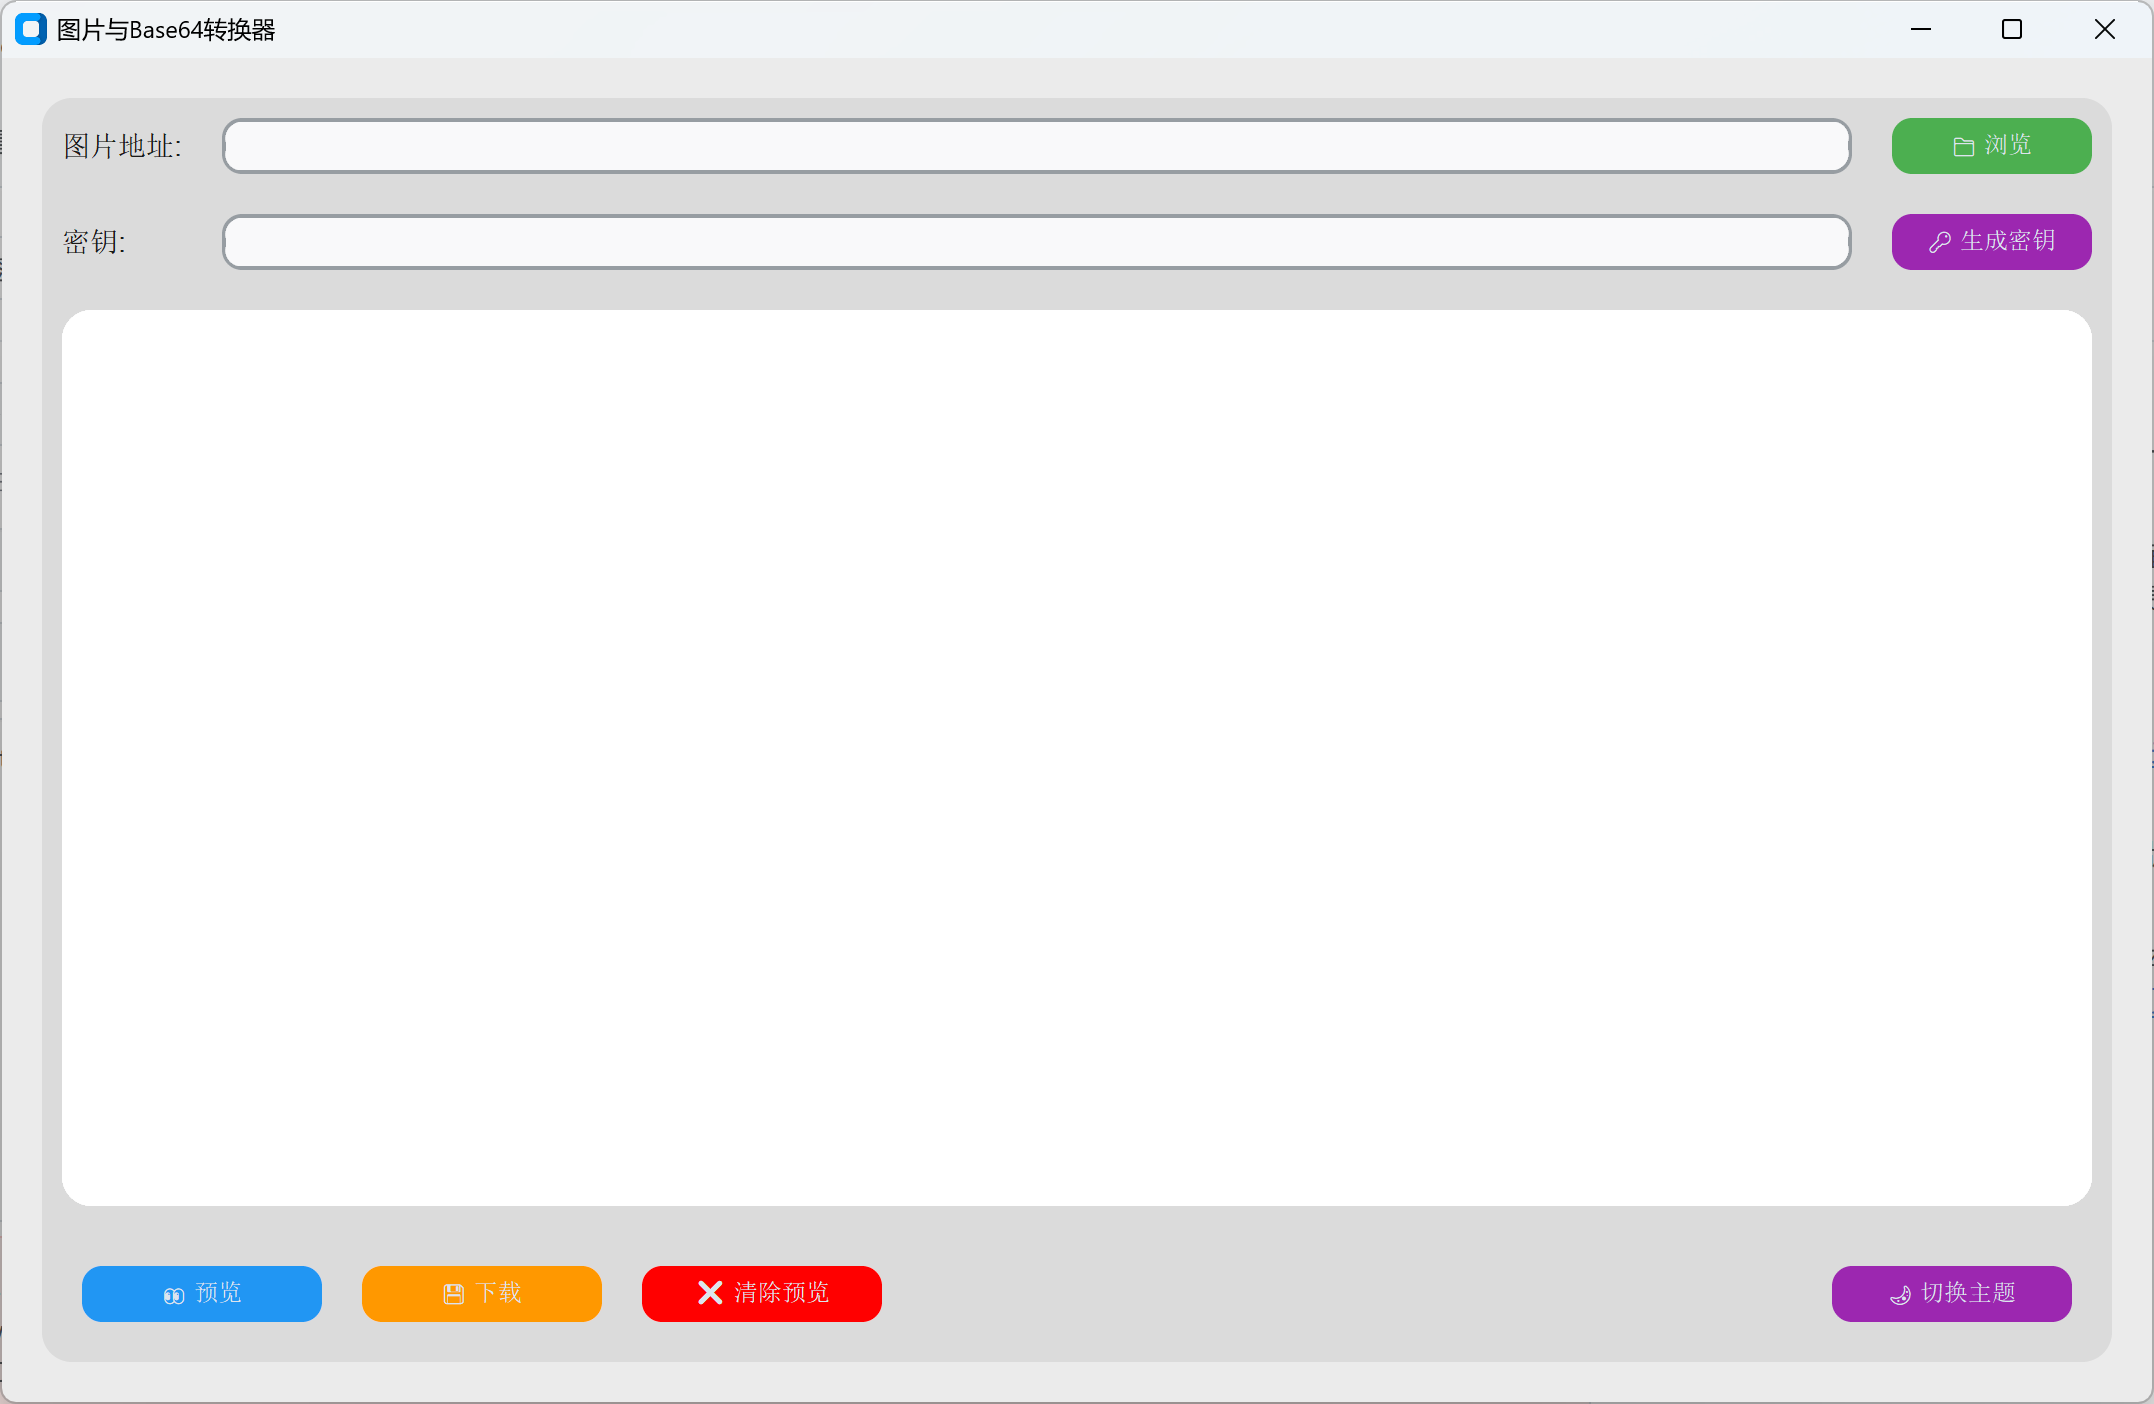

Write the Python code that produced this figure.
import base64
import io
import os
from PIL import Image, ImageTk
import customtkinter as ctk
from tkinter import filedialog, messagebox
from Crypto.Cipher import AES
from Crypto.Util.Padding import pad, unpad
from Crypto.Random import get_random_bytes

class ImageBase64Converter:
    def __init__(self, root):
        self.root = root
        self.root.title("图片与Base64转换器")
        self.file_path = ''

        # 设置主题和颜色模式
        ctk.set_appearance_mode("System")  # 可选：System, Dark, Light
        ctk.set_default_color_theme("blue")  # 可选：blue, green, dark-blue

        # 获取显示器分辨率
        screen_width = self.root.winfo_screenwidth()
        screen_height = self.root.winfo_screenheight()

        # 设置窗口初始大小为显示器分辨率的 70%
        self.window_width = int(screen_width * 0.7)
        self.window_height = int(screen_height * 0.7)
        self.root.geometry(f"{self.window_width}x{self.window_height}")

        # 存储原始图片和调整后的图片
        self.original_image = None
        self.resized_image = None

        # 设置图片的最小和最大显示尺寸
        self.min_image_size = 100  # 最小显示尺寸（宽度或高度）
        self.max_image_size = 800  # 最大显示尺寸（宽度或高度）

        # 创建 UI 组件
        self.create_widgets()

        # 绑定窗口大小变化事件
        self.root.bind("<Configure>", self.resize_ui)

    def create_widgets(self):
        """创建并初始化 UI 组件"""
        # 主容器
        self.main_frame = ctk.CTkFrame(self.root, corner_radius=15)
        self.main_frame.pack(fill="both", expand=True, padx=20, pady=20)

        # 图片地址输入栏
        self.image_path_label = ctk.CTkLabel(self.main_frame, text="图片地址:", font=("Arial", 14))
        self.image_path_label.grid(row=0, column=0, padx=10, pady=10, sticky="w")

        self.image_path_entry = ctk.CTkEntry(self.main_frame, font=("Arial", 12), width=400, corner_radius=10)
        self.image_path_entry.grid(row=0, column=1, padx=10, pady=10, sticky="ew")

        self.browse_button = ctk.CTkButton(
            self.main_frame, text="📁 浏览", command=self.browse_image, font=("Arial", 12), width=100, corner_radius=10,
            fg_color="#4CAF50", hover_color="#45a049"
        )
        self.browse_button.grid(row=0, column=2, padx=10, pady=10)

        # 密钥输入栏
        self.key_label = ctk.CTkLabel(self.main_frame, text="密钥:", font=("Arial", 14))
        self.key_label.grid(row=1, column=0, padx=10, pady=10, sticky="w")

        self.key_entry = ctk.CTkEntry(self.main_frame, font=("Arial", 12), width=400, corner_radius=10, show="")
        self.key_entry.grid(row=1, column=1, padx=10, pady=10, sticky="ew")

        self.generate_key_button = ctk.CTkButton(
            self.main_frame, text="🔑 生成密钥", command=self.generate_key, font=("Arial", 12), width=100, corner_radius=10,
            fg_color="#9C27B0", hover_color="#8e24aa"
        )
        self.generate_key_button.grid(row=1, column=2, padx=10, pady=10)

        # 显示图片的区域
        self.image_label = ctk.CTkLabel(
            self.main_frame, text="", width=self.window_width - 40, height=self.window_height - 200, corner_radius=15
        )
        self.image_label.grid(row=2, column=0, columnspan=3, padx=10, pady=10, sticky="nsew")

        # 动态设置图片显示区域的背景颜色
        # self.update_image_label_theme()

        # 按钮区域
        self.button_frame = ctk.CTkFrame(self.main_frame, corner_radius=15, fg_color="transparent")
        self.button_frame.grid(row=3, column=0, columnspan=3, padx=10, pady=10, sticky="ew")

        self.preview_button = ctk.CTkButton(
            self.button_frame, text="👀 预览Base64图片", command=self.preview_image, font=("Arial", 12), width=120, corner_radius=10,
            fg_color="#2196F3", hover_color="#1e88e5"
        )
        self.preview_button.pack(side="left", padx=10, pady=10)

        self.download_button = ctk.CTkButton(
            self.button_frame, text="💾 保存为图片", command=self.download_image, font=("Arial", 12), width=120, corner_radius=10,
            fg_color="#FF9800", hover_color="#fb8c00"
        )
        self.download_button.pack(side="left", padx=10, pady=10)

        # 清除预览按钮
        self.clear_button = ctk.CTkButton(
            self.button_frame, text="❌ 清除预览", command=self.clear_preview, font=("Arial", 12), width=120, corner_radius=10,
            fg_color="#FF0000", hover_color="#cc0000"
        )
        self.clear_button.pack(side="left", padx=10, pady=10)

        # 开始加密
        self.encrypt_button = ctk.CTkButton(
            self.button_frame, text="🔒 加密", command=self.encrypt_image, font=("Arial", 12), width=120, corner_radius=10,
            fg_color="#4CAF50", hover_color="#45a049"
        )
        self.encrypt_button.pack(side="left", padx=10, pady=10)

        # 主题切换按钮
        self.theme_button = ctk.CTkButton(
            self.button_frame, text="🌙 切换主题", command=self.toggle_theme, font=("Arial", 12), width=120, corner_radius=10,
            fg_color="#9C27B0", hover_color="#8e24aa"
        )
        self.theme_button.pack(side="right", padx=10, pady=10)

        # 配置网格布局的权重
        self.main_frame.grid_columnconfigure(1, weight=1)
        self.main_frame.grid_rowconfigure(2, weight=1)

    def clear_preview(self):
        """清除预览的图片"""
        self.original_image = None
        self.resized_image = None
        self.image_label.configure(image=None)  # 清除显示的图片
        self.image_label.image = None  # 清除图片引用
        messagebox.showinfo("提示", "预览已清除！")

    def encrypt_image(self):
        """加密图片"""
        if self.file_path:
            # 加密并保存加密后的图片
            self.convert_image_to_base64(self.file_path)
            # messagebox.showinfo("提示", "图片加密成功！")
        else:
            messagebox.showwarning("警告", "请先选择图片！")
            
    # def update_image_label_theme(self):
    #     """根据当前主题更新图片显示区域的背景颜色"""
    #     current_mode = ctk.get_appearance_mode()
    #     if current_mode == "Light":
    #         self.image_label.configure(fg_color="#ffffff", text_color="#000000")  # 浅色主题
    #     else:
    #         self.image_label.configure(fg_color="#2e2e2e", text_color="#ffffff")  # 深色主题

    def resize_ui(self, event=None):
        """根据窗口大小动态调整 UI 布局"""
        window_width = self.root.winfo_width()
        window_height = self.root.winfo_height()

        # 调整图片显示区域的大小
        self.image_label.configure(width=window_width - 40, height=window_height - 200)

    def browse_image(self):
        """浏览并选择图片文件"""
        file_path = filedialog.askopenfilename(filetypes=[("Image Files", "*.png;*.jpg;*.jpeg;*.bmp;*.gif")])
        if file_path:
            self.file_path = file_path
        else:
            return
        file_size = os.path.getsize(self.file_path) / (1024 * 1024)  # 文件大小（MB）
        if file_size > 10:  # 限制图片大小为 10MB
            messagebox.showwarning("警告", "图片文件过大，可能发生卡顿。")
        self.image_path_entry.delete(0, "end")
        self.image_path_entry.insert(0, self.file_path)

    def generate_key(self):
        """生成随机密钥"""
        key = get_random_bytes(16)  # 生成 16 字节的随机密钥
        self.key_entry.delete(0, "end")
        self.key_entry.insert(0, key.hex())  # 以十六进制显示密钥

    def encrypt_data(self, data, key):
        """使用 AES 加密数据"""
        cipher = AES.new(key, AES.MODE_CBC)
        ct_bytes = cipher.encrypt(pad(data, AES.block_size))
        return cipher.iv + ct_bytes  # 返回 IV + 密文

    def decrypt_data(self, encrypted_data, key):
        """使用 AES 解密数据"""
        iv = encrypted_data[:AES.block_size]  # 提取 IV
        ct = encrypted_data[AES.block_size:]  # 提取密文
        cipher = AES.new(key, AES.MODE_CBC, iv)
        return unpad(cipher.decrypt(ct), AES.block_size)  # 返回解密后的数据

    def get_key(self):
        """获取密钥"""
        key = self.key_entry.get().strip()
        if not key:
            return None  # 没有输入密钥时返回 None
        if len(key) != 32:  # 128 位密钥
            messagebox.showwarning("警告", "密钥长度必须为 32 个字符！")
            return 'wrong'
        try:
            key_b = bytes.fromhex(key)
            return key_b
        except ValueError:
            messagebox.showwarning("警告", "密钥必须是有效的十六进制字符串！")
            return 'wrong'

    def convert_image_to_base64(self, image_path):
        """将图片转换为Base64代码并保存到用户选择的位置"""
        try:
            with open(image_path, "rb") as image_file:
                image_data = image_file.read()

            key = self.get_key()
            if key is None:
                # 如果没有密钥，则直接进行 Base64 编码
                base64_code = base64.b64encode(image_data).decode("utf-8")
            elif key == 'wrong':
                return
            else:
                # 如果有密钥，则加密图片数据
                encrypted_data = self.encrypt_data(image_data, key)
                base64_code = base64.b64encode(encrypted_data).decode("utf-8")
                
            # 获取图片文件名（不含扩展名）
            image_name = os.path.splitext(os.path.basename(image_path))[0]

            # 弹出文件保存对话框，让用户选择保存位置
            save_path = filedialog.asksaveasfilename(
                defaultextension=".txt",
                filetypes=[("Text Files", "*.txt")],
                title="保存 Base64 代码",
                initialfile=image_name  # 自动填充图片文件名
            )
            if save_path:
                with open(save_path, "w") as file:
                    file.write(base64_code)
                messagebox.showinfo("成功", f"Base64 代码已保存到：\n{save_path}")

        except Exception as e:
            messagebox.showerror("错误", f"无法读取图片: {e}")

    def preview_image(self):
        """从用户选择的文件读取Base64代码并显示图片"""
        try:
            # 打开文件选择对话框，让用户选择保存的 Base64 文件
            self.file_path = filedialog.askopenfilename(filetypes=[("Text Files", "*.txt")])
            if not self.file_path:
                return

            # 读取文件内容
            with open(self.file_path, "r") as file:
                base64_code = file.read().strip()

            # 获取密钥
            key = self.get_key()
            if key is None:
                # 如果没有密钥，则直接进行 Base64 解码
                decrypted_data = base64.b64decode(base64_code)
            elif(key == 'wrong'):
                return
            else:
                # 如果有密钥，则解密数据
                encrypted_data = base64.b64decode(base64_code)
                decrypted_data = self.decrypt_data(encrypted_data, key)
                

            # 显示图片
            self.original_image = Image.open(io.BytesIO(decrypted_data))
            self.resize_image()  # 初始调整图片大小
        except Exception as e:
            messagebox.showerror("错误", f"无法显示图片: {e}")

    def download_image(self):
        """下载Base64代码对应的图片"""
        try:
            if self.original_image is None:
                # 打开文件选择对话框，让用户选择保存的 Base64 文件
                self.file_path = filedialog.askopenfilename(filetypes=[("Text Files", "*.txt")])
                if not self.file_path:
                    return

                # 读取文件内容
                with open(self.file_path, "r") as file:
                    base64_code = file.read().strip()

                # 获取密钥
                key = self.get_key()
                if key is None:
                    # 如果没有密钥，则直接进行 Base64 解码
                    decrypted_data = base64.b64decode(base64_code)
                elif(key == 'wrong'):
                    return
                else:
                    # 如果有密钥，则解密数据
                    encrypted_data = base64.b64decode(base64_code)
                    decrypted_data = self.decrypt_data(encrypted_data, key)
                    

                # 获取文件名（不含扩展名）
                file_name = os.path.splitext(os.path.basename(self.file_path))[0]

                # 保存图片
                save_path = filedialog.asksaveasfilename(
                    defaultextension=".png",
                    filetypes=[("PNG Files", "*.png"), ("JPEG Files", "*.jpg")],
                    title="保存图片",
                    initialfile=file_name  # 自动填充文件名
                )
                if save_path:
                    with open(save_path, "wb") as image_file:
                        image_file.write(decrypted_data)
                    messagebox.showinfo("成功", "图片下载成功！")
            else:
                # 弹出文件保存对话框
                save_path = filedialog.asksaveasfilename(
                    defaultextension=".png",
                    filetypes=[("PNG Files", "*.png"), ("JPEG Files", "*.jpg"), ("All Files", "*.*")],
                    title="保存图片"
                )
                if not save_path:  # 用户取消保存
                    return

                # 保存图片
                self.original_image.save(save_path)
                messagebox.showinfo("成功", f"图片已保存到：\n{save_path}")
        except Exception as e:
            messagebox.showerror("错误", f"无法下载图片: {e}")

    def resize_image(self, event=None):
        """根据窗口大小动态调整图片尺寸"""
        if self.original_image:
            # 获取窗口的当前大小
            window_width = self.root.winfo_width()
            window_height = self.root.winfo_height()

            # 计算图片的最大显示尺寸（留出一些边距）
            max_width = window_width - 40
            max_height = window_height - 200  # 留出输入栏和按钮的空间

            # 限制图片的最大和最小显示尺寸
            max_width = min(max_width, self.max_image_size)
            max_height = min(max_height, self.max_image_size)
            max_width = max(max_width, self.min_image_size)
            max_height = max(max_height, self.min_image_size)

            # 保持宽高比调整图片大小
            self.resized_image = self.original_image.copy()
            self.resized_image.thumbnail((max_width, max_height), Image.Resampling.LANCZOS)

            # 显示调整后的图片
            photo = ImageTk.PhotoImage(self.resized_image)
            self.image_label.configure(image=photo)
            self.image_label.image = photo  # 保持引用，避免被垃圾回收

    def toggle_theme(self):
        """切换主题"""
        current_mode = ctk.get_appearance_mode()
        if current_mode == "Light":
            ctk.set_appearance_mode("Dark")
        else:
            ctk.set_appearance_mode("Light")
        # 更新图片显示区域的背景颜色
        # self.update_image_label_theme()

if __name__ == "__main__":
    root = ctk.CTk()
    app = ImageBase64Converter(root)
    root.mainloop()